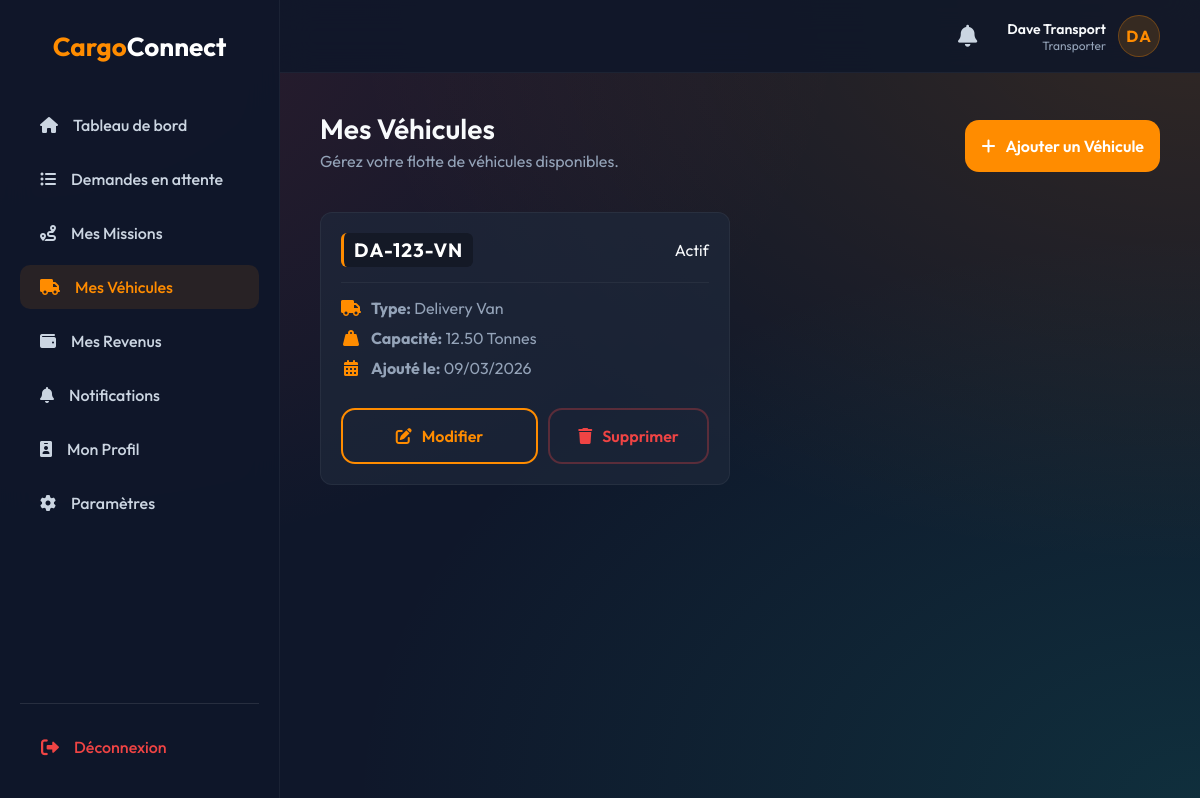
The page /transporter/vehicles.php (signed in) on the database its author committed.
### tables this page shows
CREATE TABLE IF NOT EXISTS vehicles (
    id INT UNSIGNED AUTO_INCREMENT PRIMARY KEY,
    owner_id INT UNSIGNED NOT NULL,
    vehicle_type VARCHAR(50) NOT NULL,
    capacity DECIMAL(8,2) NOT NULL COMMENT 'Capacity in cubic meters/tons',
    plate_number VARCHAR(20) NOT NULL UNIQUE,
    status ENUM('active', 'inactive') NOT NULL DEFAULT 'active',
    created_at TIMESTAMP DEFAULT CURRENT_TIMESTAMP,
    updated_at TIMESTAMP DEFAULT CURRENT_TIMESTAMP ON UPDATE CURRENT_TIMESTAMP,
    FOREIGN KEY (owner_id) REFERENCES users(id) ON DELETE CASCADE,
    INDEX idx_vehicle_owner (owner_id)
);

### functions/vehicle.php (called while the page is built, shortened)
<?php
function getVehiclesByTransporter($transporter_id, $pdo) {
    $stmt = $pdo->prepare("SELECT * FROM vehicles WHERE owner_id = ? ORDER BY created_at DESC");
    $stmt->execute([$transporter_id]);
    return $stmt->fetchAll(PDO::FETCH_ASSOC);
}

### transporter/vehicles.php (the view, shortened to what this page needs)
<?php
require_once CONF_PATH . 'database.php';
require_once FUNC_PATH . 'vehicle.php';
$db = new Database();
$pdo = $db->getConnection();
$transporter_id = $_SESSION['user_id'];
$vehicles = getVehiclesByTransporter($transporter_id, $pdo);
?>
<!DOCTYPE html>
<html lang="fr">
<head>
    <link href="https://cdnjs.cloudflare.com/ajax/libs/font-awesome/6.0.0/css/all.min.css" rel="stylesheet">
    <link rel="stylesheet" href="<?php echo CSS_URL; ?>style.css">
    <link rel="stylesheet" href="<?php echo CSS_URL; ?>dashboard.css">
</head>
<body>
<div class="dashboard-layout">
    <?php include INC_PATH . 'sidebar.php'; ?>
    <main class="main-content">
        <?php include INC_PATH . 'topbar.php'; ?>
        <div class="page-header">
            <div>
                <h1>Mes Véhicules</h1>
                <p style="color: #94a3b8; margin-top: 5px;">Gérez votre flotte de véhicules disponibles.</p>
            </div>
            <div>
                <a href="vehicle_form.php" class="btn btn-primary"><i class="fas fa-plus"></i> Ajouter un Véhicule</a>
            </div>
        </div>
        <?php if (empty($vehicles)): ?>
            <div style="text-align: center; padding: 60px 20px; background: rgba(30, 41, 59, 0.5); border-radius: 12px; border: 1px dashed rgba(255, 255, 255, 0.1); margin-top: 20px;">
                <i class="fas fa-truck-pickup" style="font-size: 60px; color: #475569; margin-bottom: 20px;"></i>
                <h3 style="color: #fff; margin-bottom: 10px;">Aucun véhicule dans votre flotte</h3>
                <p style="color: #94a3b8; margin-bottom: 25px;">Vous devez ajouter au moins un véhicule pour accepter des missions.</p>
                <a href="vehicle_form.php" class="btn btn-primary">Ajouter mon premier véhicule</a>
            </div>
        <?php else: ?>
            <div class="vehicle-grid">
                <?php foreach ($vehicles as $vehicle): ?>
                    <div class="vehicle-card">
                        <div class="vehicle-header">
                            <div class="vehicle-plate"><?php echo htmlspecialchars($vehicle['plate_number']); ?></div>
                            <div>
                                <?php if ($vehicle['status'] === 'active'): ?>
                                    <span class="badge badge-success">Actif</span>
                                <?php else: ?>
                                    <span class="badge badge-danger">Inactif</span>
                                <?php endif; ?>
                            </div>
                        </div>
                        <div class="vehicle-details">
                            <div class="vehicle-detail-item">
                                <i class="fas fa-truck"></i>
                                <span><strong>Type:</strong> <?php echo htmlspecialchars($vehicle['vehicle_type']); ?></span>
                            </div>
                            <div class="vehicle-detail-item">
                                <i class="fas fa-weight-hanging"></i>
                                <span><strong>Capacité:</strong> <?php echo number_format($vehicle['capacity'], 2); ?> Tonnes</span>
                            </div>
                            <div class="vehicle-detail-item">
                                <i class="fas fa-calendar-alt"></i>
                                <span><strong>Ajouté le:</strong> <?php echo date('d/m/Y', strtotime($vehicle['created_at'])); ?></span>
                            </div>
                        </div>
                        <div class="vehicle-actions">
                            <a href="vehicle_form.php?id=<?php echo htmlspecialchars($vehicle['id'], ENT_QUOTES, 'UTF-8'); ?>" class="btn btn-outline" style="flex: 1; text-align: center;"><i class="fas fa-edit"></i> Modifier</a>
                            <form method="POST" action="vehicles.php" style="flex: 1;" onsubmit="if(!confirm('Êtes-vous sûr de vouloir supprimer ce véhicule ?')) return false; this.querySelector('button').classList.add('loading'); this.querySelector('button').innerHTML='<i class=\'fas fa-spinner fa-spin\'></i> Patientez...'; return true;">
                                <button type="submit" class="btn btn-outline" style="width: 100%; color: #ef4444; border-color: rgba(239, 68, 68, 0.3); transition: all 0.3s ease;"><i class="fas fa-trash"></i> Supprimer</button>
                            </form>
                        </div>
                    </div>
                <?php endforeach; ?>
            </div>
        <?php endif; ?>
    </main>
</div>
</body>
</html>

### public/css/style.css (style rules this page uses)
:root { --primary: #ff8c00; --primary-hover: #ff6b00; --bg-dark: #0f172a; --text-main: #f8fafc; --text-muted: #94a3b8; --glass-bg: rgba(15, 23, 42, 0.4); --glass-border: rgba(255, 255, 255, 0.08); --glass-shadow: 0 25px 50px -12px rgba(0, 0, 0, 0.5); }
* { margin: 0; padding: 0; box-sizing: border-box; font-family: 'Outfit', sans-serif; }
body { min-height: 100vh; background: var(--bg-dark); display: flex; flex-direction: column; color: var(--text-main); position: relative; overflow-x: hidden; }
.btn-primary, .btn-secondary, .btn-outline,.btn-primary a, .btn-secondary a, .btn-outline a { width: 100%; padding: 16px; border-radius: 14px; font-size: 16px; font-weight: 600; cursor: pointer; transition: all 0.3s cubic-bezier(0.4, 0, 0.2, 1); display: flex; justify-content: center; align-items: center; gap: 10px; margin-top: 10px; text-decoration: none !important; }
.btn-primary { background: var(--primary); color: white; border: none; }
.btn-outline { background: transparent; color: var(--primary); border: 2px solid var(--primary); }

### public/css/dashboard.css (style rules this page uses)
body { background: #0f172a; background-image: radial-gradient(at 0% 0%, rgba(239, 68, 68, 0.15) 0px, transparent 50%), radial-gradient(at 100% 0%, rgba(255, 140, 0, 0.15) 0px, transparent 50%), radial-gradient(at 100% 100%, rgba(20, 184, 166, 0.15) 0px, transparent 50%); background-attachment: fixed; min-height: 100vh; color: #f8fafc; font-family: 'Inter', 'Outfit', sans-serif; }
.dashboard-layout { display: flex; min-height: 100vh; }
.main-content { flex: 1; padding: 110px 40px 40px 40px; margin-left: 280px; width: calc(100% - 280px); overflow-y: auto; position: relative; z-index: 10; }
.page-header { display: flex; justify-content: space-between; align-items: center; margin-bottom: 40px; }
.page-header h1 { font-size: 28px; font-weight: 600; }
h1, h2, h3, h4, .stat-details .num { color: #f8fafc; }
.page-header p { color: #94a3b8 !important; }

### transporter/vehicles.php (style rules this page uses)
.vehicle-grid { display: grid; grid-template-columns: repeat(auto-fill, minmax(300px, 1fr)); gap: 20px; margin-top: 20px; }
.vehicle-card { background: rgba(30, 41, 59, 0.7); border: 1px solid rgba(255, 255, 255, 0.05); border-radius: 12px; padding: 20px; transition: transform 0.2s, box-shadow 0.2s; position: relative; }
.vehicle-header { display: flex; justify-content: space-between; align-items: center; border-bottom: 1px solid rgba(255,255,255,0.05); padding-bottom: 15px; margin-bottom: 15px; }
.vehicle-plate { font-size: 1.2rem; font-weight: 700; color: #fff; letter-spacing: 1px; background: rgba(0,0,0,0.3); padding: 5px 10px; border-radius: 6px; border-left: 3px solid #ff8c00; }
.vehicle-details { display: flex; flex-direction: column; gap: 10px; color: #94a3b8; }
.vehicle-detail-item { display: flex; align-items: center; gap: 10px; }
.vehicle-detail-item i { color: #ff8c00; width: 20px; text-align: center; }
.vehicle-actions { margin-top: 20px; display: flex; gap: 10px; }

### rows shown on the page
vehicles: plate_number "DA-123-VN", status "Actif", vehicle_type "Delivery Van", capacity "12.50", created_at "09/03/2026"

### other values the page prints
$userName "Dave Transport"
$userRole "Transporter"
$userInitials "DA"
